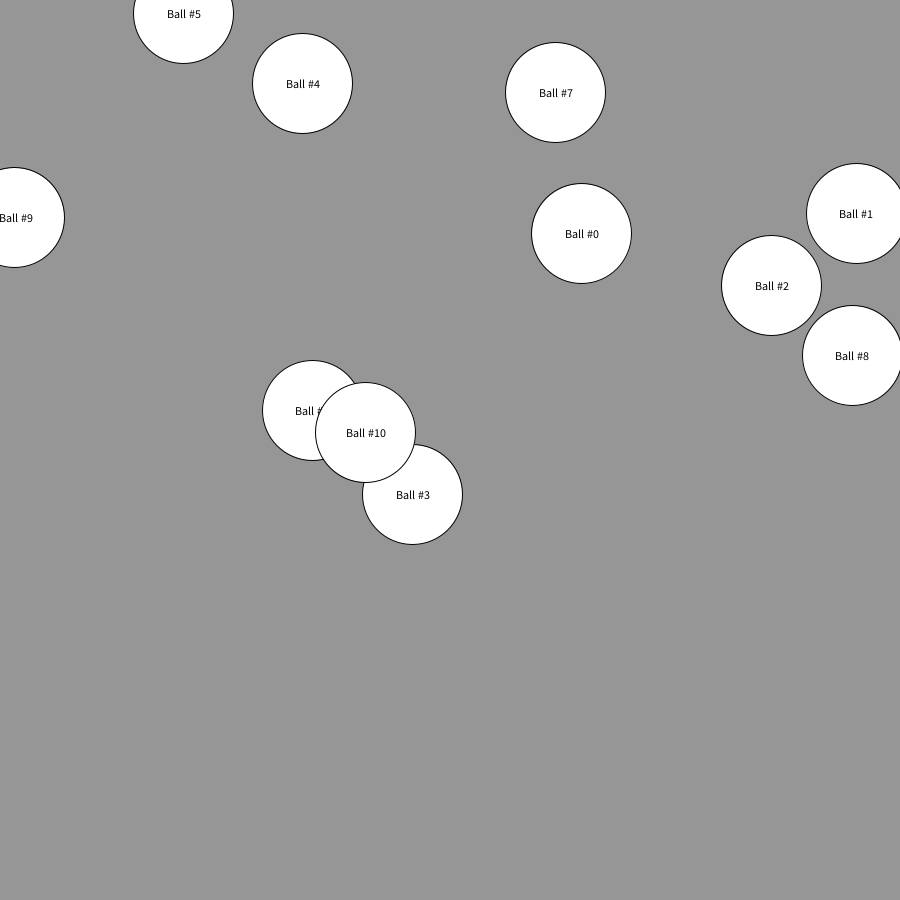
Frame 1 (no input)
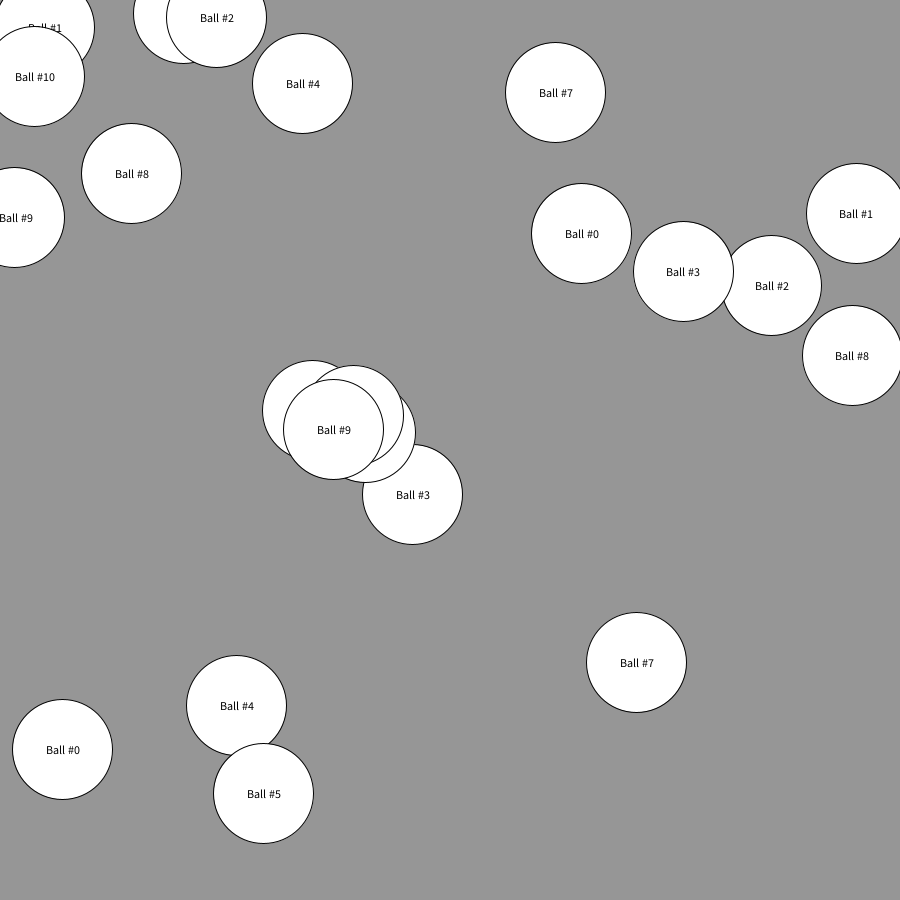
Frame 2 (the mouse pressed at the canvas centre, redrawn once)

The Processing sketch that drew these frames (run headless with seeded random() and noise(); the mouse was pressed at the canvas centre and the sketch redrawn once):

// Processing sketch: F006_ForCycle_Part1
// ── F006_ForCycle_Part1.pde
void setup(){
  size(900,900);
  background(150,150,150);
  smooth();
  textAlign(CENTER,CENTER);
}

void draw(){
  for(float i=0; i<=10; i++){
    float posX = random(width);
    float posY = random(height);
    fill(255);
    ellipse(posX,posY,100,100);
    fill(0);
    text("Ball #"+int(i),posX,posY);
  }
  noLoop();
}
